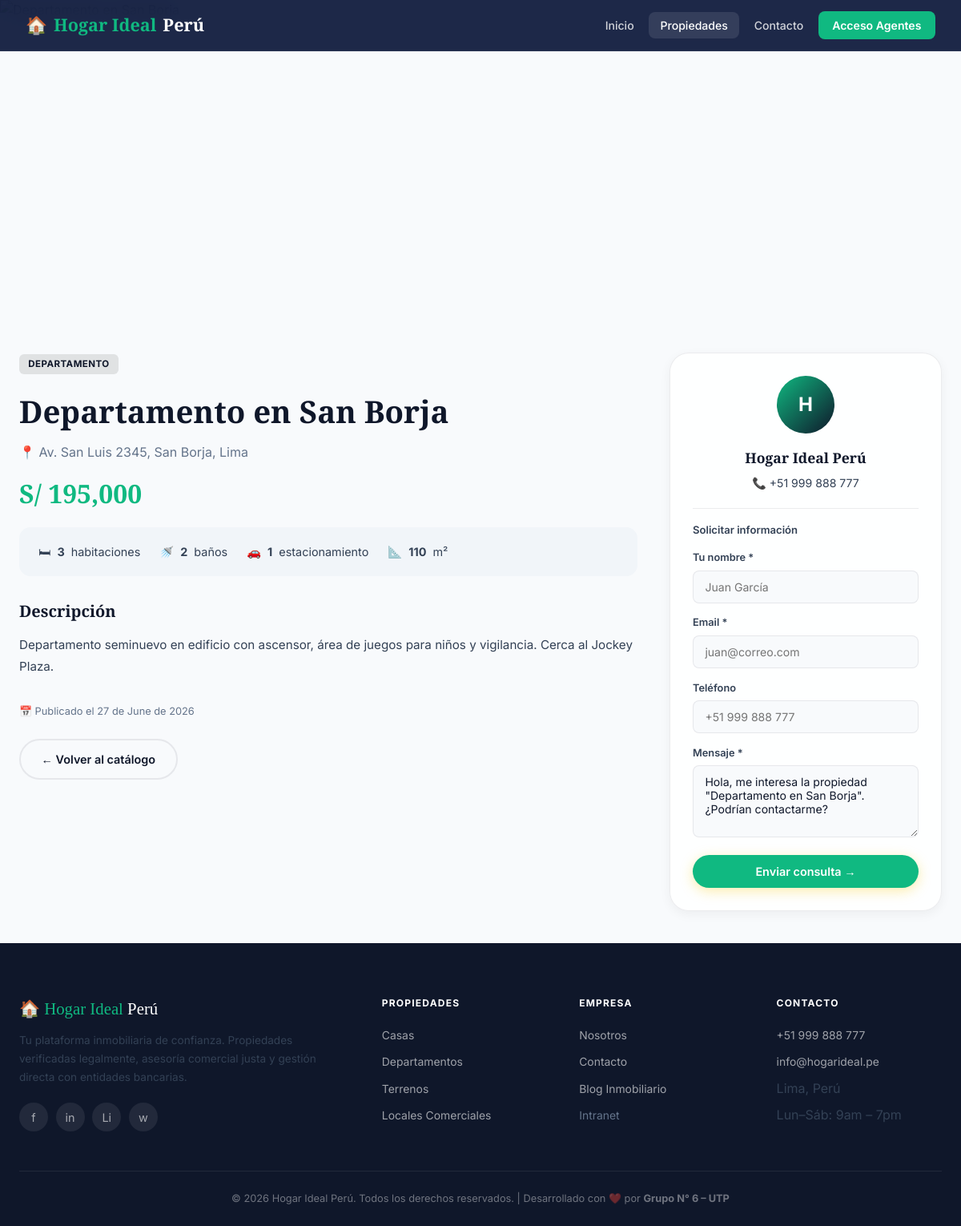
Screenshot of /propiedad/detalle/6 with the database file from the repository.
### tables this page shows
CREATE TABLE IF NOT EXISTS `propiedades` (
  `id`               INT UNSIGNED AUTO_INCREMENT PRIMARY KEY,
  `titulo`           VARCHAR(200)  NOT NULL,
  `descripcion`      TEXT,
  `precio`           DECIMAL(12,2) NOT NULL,
  `tipo`             ENUM('casa','departamento','terreno','local') NOT NULL DEFAULT 'casa',
  `habitaciones`     TINYINT UNSIGNED DEFAULT 0,
  `banos`            TINYINT UNSIGNED DEFAULT 0,
  `estacionamientos` TINYINT UNSIGNED DEFAULT 0,
  `metros2`          DECIMAL(8,2),
  `direccion`        VARCHAR(255),
  `imagen`           VARCHAR(255) DEFAULT 'no-imagen.jpg',
  `vendedor_id`      INT UNSIGNED,
  `activo`           TINYINT(1) DEFAULT 1,
  `created_at`       TIMESTAMP DEFAULT CURRENT_TIMESTAMP,
  FOREIGN KEY (`vendedor_id`) REFERENCES `vendedores`(`id`) ON DELETE SET NULL
);

### core/Controller.php (called while the page is built, shortened)
<?php
class Controller {
    protected function render(string $view, array $data = []): void {
        extract($data);
        $viewFile = APP_ROOT . '/app/views/' . $view . '.php';
        require_once $viewFile;
    }
}

### app/controllers/PropiedadController.php (called while the page is built, shortened)
<?php
require_once APP_ROOT . '/core/Controller.php';
require_once APP_ROOT . '/app/models/Propiedad.php';
class PropiedadController extends Controller {
    private Propiedad $propiedad;
    public function __construct() {
        $this->propiedad = new Propiedad();
    }
    public function detalle(string $id = '0'): void {
        $propiedad = $this->propiedad->detalleConVendedor((int)$id);
        $this->render('propiedades/detalle', [
            'titulo'    => $propiedad->titulo . ' – ' . APP_NAME,
            'propiedad' => $propiedad,
        ]);
    }
}

### core/App.php (called while the page is built, shortened)
<?php
class App {
    protected string $method     = 'index';
    public function __construct() {
        $url = $this->parseUrl();
        if (!empty($url[0])) {
            $controllerName = ucfirst(strtolower($url[0])) . 'Controller';
            $controllerFile = APP_ROOT . '/app/controllers/' . $controllerName . '.php';
            if (file_exists($controllerFile)) {
                unset($url[0]);
            } else {
                $this->notFound();
                return;
            }
        }
        $this->controller = new $this->controller();
        if (!empty($url[1])) {
            if (method_exists($this->controller, $url[1])) {
                $this->method = $url[1];
                unset($url[1]);
            } else {
                $this->notFound();
                return;
            }
        }
        $this->params = $url ? array_values($url) : [];
        call_user_func_array([$this->controller, $this->method], $this->params);
    }
    private function parseUrl(): array {
        if (isset($_GET['url'])) {
            $url = rtrim($_GET['url'], '/');
            $url = filter_var($url, FILTER_SANITIZE_URL);
            return explode('/', $url);
        }
        return [];
    }
}

### public/index.php (called while the page is built, shortened)
<?php
require_once APP_ROOT . '/core/Database.php';
require_once APP_ROOT . '/core/Model.php';
require_once APP_ROOT . '/core/Controller.php';
require_once APP_ROOT . '/core/App.php';
$app = new App();

### core/Database.php (called while the page is built, shortened)
<?php
class Database {
    private static ?Database $instance = null;
    private PDO $pdo;
    private function __construct() {
        $dsn = 'mysql:host=' . DB_HOST . ';dbname=' . DB_NAME . ';charset=' . DB_CHARSET;
        $options = [
            PDO::ATTR_ERRMODE            => PDO::ERRMODE_EXCEPTION,
            PDO::ATTR_DEFAULT_FETCH_MODE => PDO::FETCH_OBJ,
            PDO::ATTR_EMULATE_PREPARES   => false,
        ];
        try {
            $this->pdo = new PDO($dsn, DB_USER, DB_PASS, $options);
        } catch (PDOException $e) {
            die('<div style="font-family:sans-serif;padding:2rem;background:#fee;color:#c00;border-radius:8px">
                <h3>⚠️ Error de conexión a la base de datos</h3>
                <p>' . $e->getMessage() . '</p>
                <p>Verifica que MySQL esté corriendo en XAMPP y que la base <strong>' . DB_NAME . '</strong> exista.</p>
                </div>');
        }
    }
    public static function getInstance(): Database {
        if (self::$instance === null) {
            self::$instance = new self();
        }
        return self::$instance;
    }
    public function query(string $sql, array $params = []): PDOStatement {
        $stmt = $this->pdo->prepare($sql);
        $stmt->execute($params);
        return $stmt;
    }
}

### app/models/Propiedad.php (called while the page is built, shortened)
<?php
require_once APP_ROOT . '/core/Model.php';
class Propiedad extends Model {
    public function detalleConVendedor(int $id): object|false {
        $sql = "SELECT p.*, v.nombre AS vendedor_nombre, v.apellido AS vendedor_apellido,
                       v.telefono AS vendedor_telefono, v.email AS vendedor_email, v.foto AS vendedor_foto,
                       z.nombre AS zona_nombre
                FROM propiedades p
                LEFT JOIN vendedores v ON p.vendedor_id = v.id
                LEFT JOIN zonas z ON p.zona_id = z.id
                WHERE p.id = ? LIMIT 1";
        return $this->rawOne($sql, [$id]);
    }
    public static function formatearPrecio(float $precio): string {
        return 'S/ ' . number_format($precio, 0, '.', ',');
    }
}

### core/Model.php (called while the page is built, shortened)
<?php
abstract class Model {
    protected Database $db;
    public function __construct() {
        $this->db = Database::getInstance();
    }
    public function rawOne(string $sql, array $params = []): object|false {
        return $this->db->query($sql, $params)->fetch();
    }
}

### app/views/propiedades/detalle.php (the view, shortened to what this page needs)
<?php $activePage = 'propiedades'; require_once APP_ROOT . '/app/views/layouts/header.php'; ?>
<div class="detail-page">
  <img class="detail-hero"
       src="<?= $propiedad->imagen !== 'no-imagen.jpg' ? UPLOAD_URL . htmlspecialchars($propiedad->imagen) : '' ?>"
       alt="<?= htmlspecialchars($propiedad->titulo) ?>"
       onerror="this.src='https://images.unsplash.com/photo-1600596542815-ffad4c1539a9?w=1400&q=80'">
  <div class="detail-body">
    <div class="detail-grid">
      <div>
        <span class="badge badge-blue" style="margin-bottom:1rem;display:inline-block">
          <?= ucfirst($propiedad->tipo) ?>
        </span>
        <h1 class="detail-title"><?= htmlspecialchars($propiedad->titulo) ?></h1>
        <p style="color:var(--text-3);margin-bottom:.8rem;display:flex;align-items:center;gap:.4rem">
          📍 <?= htmlspecialchars($propiedad->direccion ?: 'Lima, Perú') ?>
        </p>
        <p class="detail-price"><?= Propiedad::formatearPrecio((float)$propiedad->precio) ?></p>
        <div class="detail-features">
          <?php if ($propiedad->habitaciones): ?>
            <div class="detail-feat">🛏 <strong><?= $propiedad->habitaciones ?></strong> habitacione<?= $propiedad->habitaciones > 1 ? 's' : '' ?></div>
          <?php endif; ?>
          <?php if ($propiedad->banos): ?>
            <div class="detail-feat">🚿 <strong><?= $propiedad->banos ?></strong> baño<?= $propiedad->banos > 1 ? 's' : '' ?></div>
          <?php endif; ?>
          <?php if ($propiedad->estacionamientos): ?>
            <div class="detail-feat">🚗 <strong><?= $propiedad->estacionamientos ?></strong> estacionamiento<?= $propiedad->estacionamientos > 1 ? 's' : '' ?></div>
          <?php endif; ?>
          <?php if ($propiedad->metros2): ?>
            <div class="detail-feat">📐 <strong><?= (int)$propiedad->metros2 ?></strong> m²</div>
          <?php endif; ?>
        </div>
        <?php if ($propiedad->descripcion): ?>
        <div style="margin-bottom:2rem">
          <h2 style="font-family:'Playfair Display',serif;font-size:1.25rem;margin-bottom:.75rem">Descripción</h2>
          <p class="detail-desc"><?= nl2br(htmlspecialchars($propiedad->descripcion)) ?></p>
        </div>
        <?php endif; ?>
        <p style="font-size:.8rem;color:var(--text-3);margin-top:1.5rem">
          📅 Publicado el <?= date('d \d\e F \d\e Y', strtotime($propiedad->created_at)) ?>
        </p>
        <div style="margin-top:1.5rem">
          <a href="<?= BASE_URL ?>/propiedad" class="btn btn-outline" style="border-color:var(--border);color:var(--text)">
            ← Volver al catálogo
          </a>
        </div>
      </div>
      <div>
        <div class="agent-card">
          <div class="agent-card__avatar">H</div>
          <p class="agent-card__name">Hogar Ideal Perú</p>
          <p class="agent-card__tel">📞 +51 999 888 777</p>
          <hr style="border:none;border-top:1px solid var(--border);margin:1rem 0">
          <p style="font-size:.82rem;font-weight:600;color:var(--text-2);margin-bottom:.75rem">Solicitar información</p>
          <form class="contact-form" action="<?= BASE_URL ?>/contacto" method="POST" data-validate>
            <label>Tu nombre *</label>
            <input type="text" name="nombre" placeholder="Juan García" required>
            <label>Email *</label>
            <input type="email" name="email" placeholder="juan@correo.com" required>
            <label>Teléfono</label>
            <input type="tel" name="telefono" placeholder="+51 999 888 777">
            <label>Mensaje *</label>
            <textarea name="mensaje" required>Hola, me interesa la propiedad "<?= htmlspecialchars($propiedad->titulo) ?>". ¿Podrían contactarme?</textarea>
            <button type="submit" class="btn btn-primary" style="width:100%;margin-top:.9rem;justify-content:center">
              Enviar consulta →
            </button>
          </form>
        </div>
      </div>
    </div>
  </div>
</div>
<?php require_once APP_ROOT . '/app/views/layouts/footer.php'; ?>

### public/css/app.css (style rules this page uses)
:root { --primary: #0F172A; --primary-dark: #020617; --primary-light: #1E293B; --accent: #10B981; --accent-light: #34D399; --accent-dark: #059669; --bg: #F8FAFC; --bg-alt: #F1F5F9; --card: rgba(255, 255, 255, 0.85); --card-solid: #FFFFFF; --text: #0F172A; --text-2: #334155; --text-3: #64748B; --border: rgba(15, 23, 42, 0.08); --shadow-sm: 0 4px 14px rgba(0,0,0,.05); --shadow: 0 10px 30px rgba(0,0,0,.08); --shadow-lg: 0 20px 50px rgba(0,0,0,.12); --radius: 14px; --radius-lg: 24px; --transition: .4s cubic-bezier(.4,0,.2,1); --sidebar-bg: rgba(15, 23, 42, 0.95); --sidebar-width: 280px; }
*, *::before, *::after { box-sizing: border-box; margin: 0; padding: 0; }
html { scroll-behavior: smooth; }
body { font-family: 'Inter', sans-serif; background: var(--bg); color: var(--text); line-height: 1.6; transition: background var(--transition), color var(--transition); }
img { max-width: 100%; display: block; }
a { text-decoration: none; color: inherit; }
.btn { display: inline-flex; align-items: center; gap: .45rem; padding: .75rem 1.6rem; border-radius: 50px; font-family: 'Inter', sans-serif; font-size: .9rem; font-weight: 600; border: none; cursor: pointer; transition: all var(--transition); text-decoration: none; }
.btn-primary { background: var(--accent); color: #fff; box-shadow: 0 4px 16px rgba(250,204,21,.35); }
.btn-outline { background: transparent; color: var(--primary); border: 2px solid var(--primary); }
.detail-page { padding-top: 0; }
.detail-hero { width: 100%; height: clamp(300px, 50vh, 520px); object-fit: cover; border-radius: 0 0 var(--radius-lg) var(--radius-lg); display: block; }
.detail-body { max-width: 1200px; margin: 0 auto; padding: 2.5rem 1.5rem; }
.detail-grid { display: grid; grid-template-columns: 1fr 340px; gap: 2.5rem; align-items: start; }
.detail-title { font-family: 'Playfair Display', serif; font-size: clamp(1.6rem, 4vw, 2.4rem); font-weight: 700; margin-bottom: .5rem; }
.detail-price { font-family: 'Playfair Display', serif; font-size: 2rem; color: var(--accent); font-weight: 700; margin-bottom: 1rem; }
.detail-features { display: flex; gap: 1.5rem; flex-wrap: wrap; background: var(--bg-alt); border-radius: var(--radius); padding: 1.2rem 1.5rem; margin-bottom: 1.75rem; }
.detail-feat { display: flex; align-items: center; gap: .5rem; font-size: .9rem; color: var(--text-2); }
.detail-desc { color: var(--text-2); line-height: 1.8; font-size: .95rem; }
.agent-card { background: var(--card); border-radius: var(--radius-lg); padding: 1.75rem; border: 1px solid var(--border); box-shadow: var(--shadow-sm); position: sticky; top: 90px; }
.agent-card__avatar { width: 72px; height: 72px; border-radius: 50%; background: linear-gradient(135deg, var(--accent), var(--primary)); display: flex; align-items: center; justify-content: center; color: #fff; font-weight: 700; font-size: 1.5rem; margin: 0 auto 1rem; }
.agent-card__name { font-family: 'Playfair Display', serif; font-size: 1.1rem; text-align: center; font-weight: 600; }
.agent-card__tel { text-align: center; color: var(--text-2); font-size: .88rem; margin: .4rem 0 1.25rem; }
.contact-form label { display: block; font-size: .8rem; font-weight: 600; color: var(--text-2); margin-bottom: .3rem; margin-top: .9rem; }
.contact-form input, .contact-form textarea { width: 100%; padding: .7rem .9rem; border: 1px solid var(--border); border-radius: 8px; background: var(--bg); color: var(--text); font-family: 'Inter', sans-serif; font-size: .88rem; transition: border var(--transition); }
.contact-form textarea { resize: vertical; height: 90px; }
.badge { display: inline-block; padding: .2rem .7rem; border-radius: 6px; font-size: .72rem; font-weight: 700; text-transform: uppercase; letter-spacing: .04em; }
.badge-blue { background: rgba(17,17,17,.1); color: var(--primary); }

### rows the page displays
propiedades: tipo "DEPARTAMENTO", titulo "Departamento en San Borja", direccion "Av. San Luis 2345, San Borja, Lima", precio "S/ 195,000", habitaciones "3", banos "2", estacionamientos "1", metros2 "110", descripcion "Departamento seminuevo en edificio con ascensor, área de juegos para niños y vigilancia. Cerca al Jockey Plaza.", created_at "27 de June de 2026", mensaje "Hola, me interesa la propiedad \"Departamento en San Borja\". ¿Podrían contactarme?"

### other values shown
APP_NAME "Hogar Ideal Perú"
